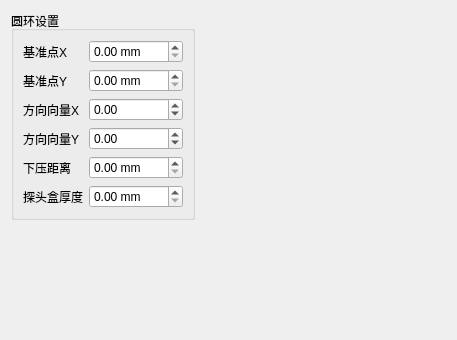
<?xml version="1.0" encoding="UTF-8"?>
<ui version="4.0">
 <class>ScanPathRingSettings</class>
 <widget class="QWidget" name="ScanPathRingSettings">
  <property name="geometry">
   <rect>
    <x>0</x>
    <y>0</y>
    <width>457</width>
    <height>340</height>
   </rect>
  </property>
  <layout class="QGridLayout" name="gridLayout">
   <item row="0" column="0">
    <widget class="QGroupBox" name="groupRingOptions">
     <property name="title">
      <string>圆环设置</string>
     </property>
     <layout class="QFormLayout" name="formLayout_3">
      <item row="0" column="0">
       <widget class="QLabel" name="datumPointXTitle">
        <property name="text">
         <string>基准点X</string>
        </property>
       </widget>
      </item>
      <item row="0" column="1">
       <widget class="QDoubleSpinBox" name="datumPointX">
        <property name="suffix">
         <string> mm</string>
        </property>
        <property name="maximum">
         <double>9999.000000000000000</double>
        </property>
       </widget>
      </item>
      <item row="1" column="0">
       <widget class="QLabel" name="datumPointYTitle">
        <property name="text">
         <string>基准点Y</string>
        </property>
       </widget>
      </item>
      <item row="1" column="1">
       <widget class="QDoubleSpinBox" name="datumPointY">
        <property name="suffix">
         <string> mm</string>
        </property>
        <property name="maximum">
         <double>9999.000000000000000</double>
        </property>
       </widget>
      </item>
      <item row="2" column="0">
       <widget class="QLabel" name="directionXTitle">
        <property name="text">
         <string>方向向量X</string>
        </property>
       </widget>
      </item>
      <item row="2" column="1">
       <widget class="QDoubleSpinBox" name="directionX">
        <property name="suffix">
         <string/>
        </property>
        <property name="minimum">
         <double>-9999.000000000000000</double>
        </property>
        <property name="maximum">
         <double>9999.000000000000000</double>
        </property>
       </widget>
      </item>
      <item row="3" column="0">
       <widget class="QLabel" name="directionYTitle">
        <property name="text">
         <string>方向向量Y</string>
        </property>
       </widget>
      </item>
      <item row="3" column="1">
       <widget class="QDoubleSpinBox" name="directionY">
        <property name="suffix">
         <string/>
        </property>
        <property name="minimum">
         <double>-9999.000000000000000</double>
        </property>
        <property name="maximum">
         <double>9999.000000000000000</double>
        </property>
       </widget>
      </item>
      <item row="4" column="0">
       <widget class="QLabel" name="pressingDistanceTitle">
        <property name="text">
         <string>下压距离</string>
        </property>
       </widget>
      </item>
      <item row="4" column="1">
       <widget class="QDoubleSpinBox" name="pressingDistance">
        <property name="suffix">
         <string> mm</string>
        </property>
        <property name="minimum">
         <double>0.000000000000000</double>
        </property>
        <property name="maximum">
         <double>9999.000000000000000</double>
        </property>
       </widget>
      </item>
      <item row="5" column="0">
       <widget class="QLabel" name="probeBoxThicknessTitle">
        <property name="text">
         <string>探头盒厚度</string>
        </property>
       </widget>
      </item>
      <item row="5" column="1">
       <widget class="QDoubleSpinBox" name="probeBoxThickness">
        <property name="suffix">
         <string> mm</string>
        </property>
        <property name="minimum">
         <double>0.000000000000000</double>
        </property>
        <property name="maximum">
         <double>9999.000000000000000</double>
        </property>
       </widget>
      </item>
     </layout>
    </widget>
   </item>
   <item row="0" column="1">
    <spacer name="horizontalSpacer_2">
     <property name="orientation">
      <enum>Qt::Horizontal</enum>
     </property>
     <property name="sizeHint" stdset="0">
      <size>
       <width>265</width>
       <height>20</height>
      </size>
     </property>
    </spacer>
   </item>
   <item row="1" column="0">
    <spacer name="verticalSpacer">
     <property name="orientation">
      <enum>Qt::Vertical</enum>
     </property>
     <property name="sizeHint" stdset="0">
      <size>
       <width>20</width>
       <height>130</height>
      </size>
     </property>
    </spacer>
   </item>
  </layout>
 </widget>
 <resources/>
 <connections/>
</ui>
